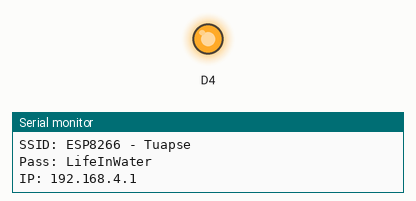
This sketch was run on a simulated ESP8266 (NodeMCU). Parts: output pins drawn as LEDs (lit = HIGH), the last lines printed to the serial monitor.

Above: at 0.6 s.
At 1.1 s:
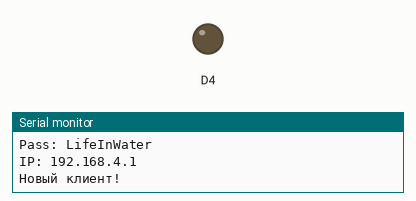
Timing chart, 0 to 2.6 s (numbered marks = the images above):
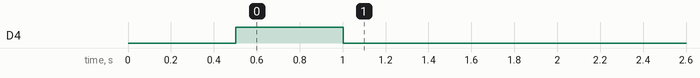

The sketch:

AP_ErrorSolving.ino
```cpp
#include <ESP8266WiFi.h>

class WiFiSetup
{
  public:
   const char* NAME = "ESP8266 - Tuapse";
   const char* PASS = "LifeInWater";
   const int PORT = 80;

    void StatsShow()
    {
      Serial.println("WiFi is Ready!");
      Serial.print("SSID: ");
      Serial.println(NAME);

      Serial.print("Pass: ");
      Serial.println(PASS);

      Serial.print("IP: ");
      Serial.println(WiFi.softAPIP());
    }

    void RequestRead()
    {

    }
};

// Подготавливаем объекты
WiFiSetup wifiSetup;
WiFiServer server(wifiSetup.PORT);

void setup() {
  // Подготавливаем AP
  Serial.begin(115200);
  Serial.println("===PROGRAMM STARTED!===");
  WiFi.mode(WIFI_AP);
  WiFi.softAP(wifiSetup.NAME, wifiSetup.PASS);
  wifiSetup.StatsShow();
  server.begin();


  // Готовим Пины
  pinMode(D4, OUTPUT);
  digitalWrite(D4, 0);
  delay(500);
  digitalWrite(D4, 1);
  delay(500);
  digitalWrite(D4, 0);
}

void loop() {
  WiFiClient client = server.available();
  // if (!client) {
  //   return;
  // }
  Serial.println("Новый клиент!");

  while(!client.available()){
    delay(1);
  }

  String req = client.readStringUntil('\r');
  Serial.print("Новый запрос: ");
  Serial.println(req);
  client.print("HTTP/1.1 200 OK\r\nContent-Type: text/html\r\n\r\n <!DOCTYPE HTML>\r\n<html>\r\ OK!");
  client.flush();
}
```
